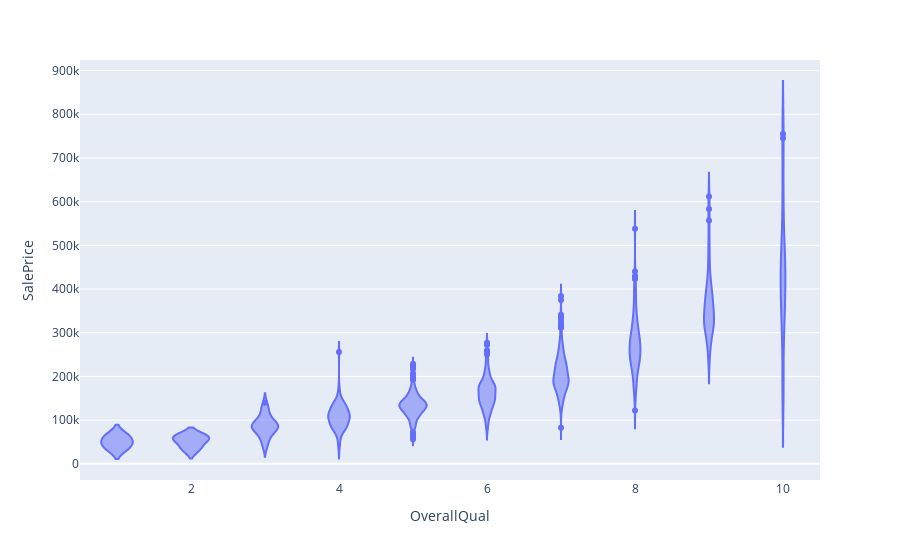

Source (notebook cell):
### Code cell
fig = px.violin(train, x='OverallQual', y='SalePrice')
fig.show()

### Figure 1 — Plotly figure (JSON) as saved in the notebook; plotly's stock layout.template omitted (floating-point values rounded to 4 significant figures; data arrays with more than 128 entries replaced by an {"elided": "..."} marker saying what was removed)
{"data": [{"alignmentgroup": "True", "box": {"visible": false}, "hovertemplate": "OverallQual=%{x}<br>SalePrice=%{y}<extra></extra>", "legendgroup": "", "marker": {"color": "#636efa"}, "name": "", "offsetgroup": "", "orientation": "v", "scalegroup": "True", "showlegend": false, "type": "violin", "x": {"elided": "1460 int values"}, "x0": " ", "xaxis": "x", "y": {"elided": "1460 int values"}, "y0": " ", "yaxis": "y"}], "layout": {"legend": {"tracegroupgap": 0}, "margin": {"t": 60}, "violinmode": "group", "xaxis": {"anchor": "y", "domain": [0, 1], "title": {"text": "OverallQual"}}, "yaxis": {"anchor": "x", "domain": [0, 1], "title": {"text": "SalePrice"}}}}
